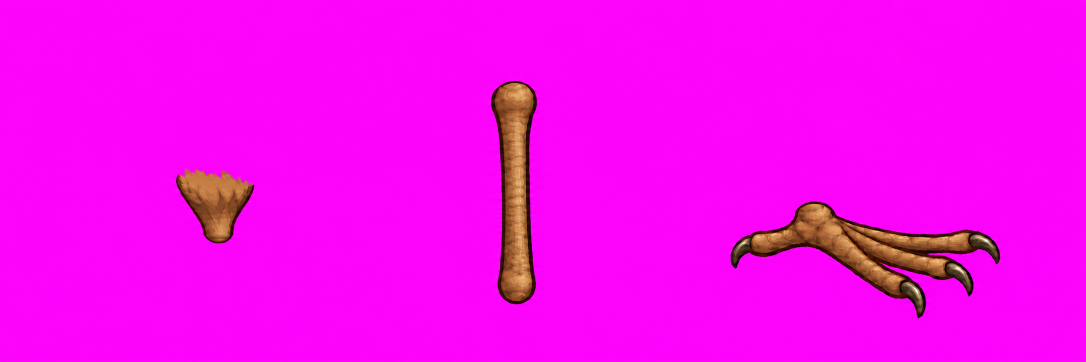
#> input picture design-docs/christmas/animation/parts-prototype/sources/robin-legs-sheet.png, 2172 x 724 px (shown at 1/2 size)
$ python legs.py
#> lines starting #> are read from the running program, lines starting #| are printed output that depends on the picture
### design-docs/art.py
"""Shared steps for exporting seasonal theme art (see halloween/README.md).

Each theme's export.py imports this: key the flat magenta background out with
alpha from min(R,B) - G ramping between 60 and 140 and a half-strength
despill, crop to the art plus a margin, split pose sheets at their empty
column (or row) runs, measure a feature (an eye) to put sheets drawn at
different sizes on one scale, and write WebP, keeping each picture's
outline, which write_outlines gives the theme as outlines.ts for the rigs'
footprint checks. EyeScale holds one animal's pictures on that scale and
prints where each part sat in its reference.

The scripts pin their libraries: Pillow 13 writes a few pixels of some
pictures differently, so the shipped WebPs would no longer be reproduced.
"""
from collections import deque
from collections.abc import Callable
from dataclasses import dataclass
from pathlib import Path
import subprocess
import tempfile

import numpy as np
from PIL import Image

MARGIN = 6

Mask = Callable[[np.ndarray], np.ndarray]
# Finds where a part sits in a whole (its top left), as by_colour does.
Placer = Callable[[np.ndarray, np.ndarray], tuple[int, int]]
Size = tuple[int, int]
# A line across a neck (drawing units), nape side to throat side.
Line = tuple[tuple[float, float], tuple[float, float]]


def keyed(path: Path) -> np.ndarray:
    rgb = np.asarray(Image.open(path).convert('RGB')).astype(np.float32)
    r, g, b = rgb[..., 0], rgb[..., 1], rgb[..., 2]
    spill = np.minimum(r, b) - g
    alpha = 1 - np.clip((spill - 60) / 80, 0, 1)
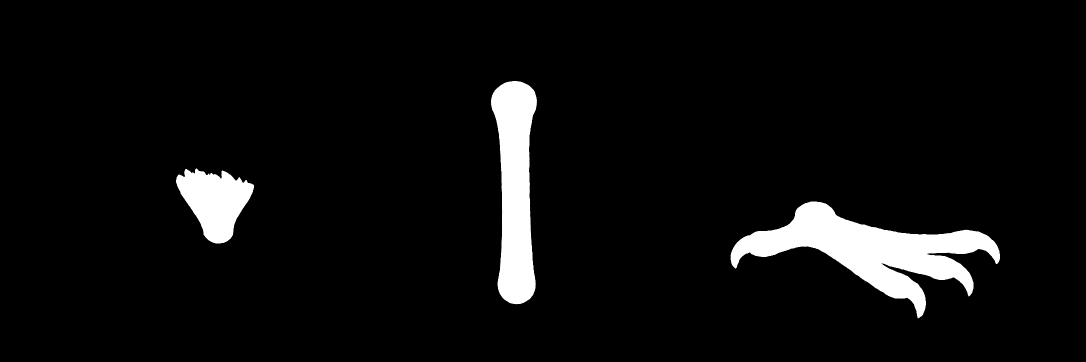
#> alpha: shape (724, 2172) float32 (shown at 1/2 size); min 0, max 1, mean 0.0548
    excess = np.maximum(spill, 0) * 0.5
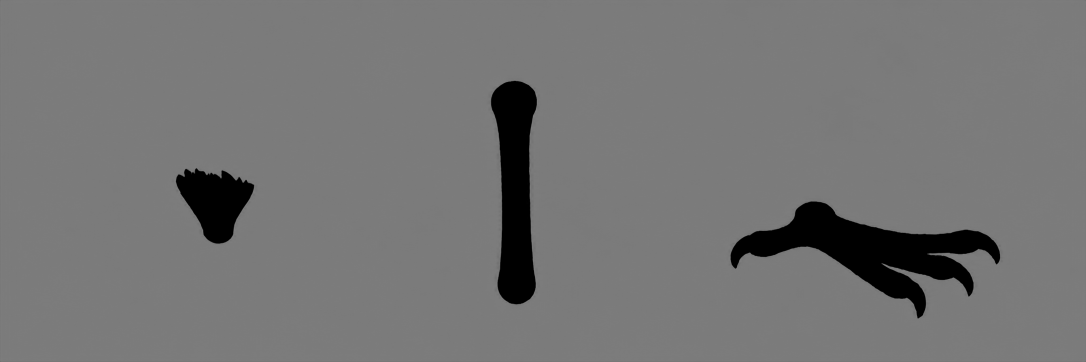
#> excess: shape (724, 2172) float32 (shown at 1/2 size); min 0, max 127.5, mean 116.5
    out = np.dstack([r - excess, g, b - excess, alpha * 255])
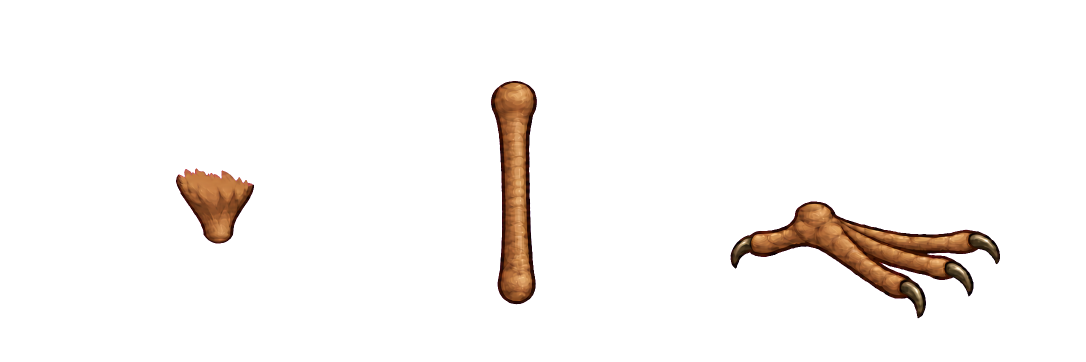
#> out: shape (724, 2172, 4) float32 (shown at 1/2 size); mean of channels 0, 1, 2, 3 128.4, 8, 123.2, 14; transparent parts drawn white
    return np.clip(out, 0, 255).astype(np.uint8)


def crop(rgba: np.ndarray) -> np.ndarray:
    ys, xs = np.nonzero(rgba[..., 3] > 8)
    return rgba[max(0, ys.min() - MARGIN):ys.max() + MARGIN + 1, max(0, xs.min() - MARGIN):xs.max() + MARGIN + 1]


# [32 lines left out: functions crop_origin, poses, fill_only, not called in this run]


def rows(rgba: np.ndarray, count: int) -> list[np.ndarray]:
    """Split a sheet of count pieces, top to bottom, the same way."""
    return [p.transpose(1, 0, 2) for p in poses(rgba.transpose(1, 0, 2), count)]


# [26 lines left out: functions blob, feature, not called in this run]


def lum(rgba: np.ndarray) -> np.ndarray:
    return rgba[..., :3].astype(np.float32) @ np.array([0.299, 0.587, 0.114], dtype=np.float32)


def opaque(rgba: np.ndarray) -> np.ndarray:
    return rgba[..., 3] > 128


def ground(rgba: np.ndarray) -> int:
    """The lowest row anything stands on: the last with an opaque pixel."""
    return int(np.nonzero(opaque(rgba).any(axis=1))[0].max())


# [4 lines left out: function pale, not called in this run]


def rescaled(rgba: np.ndarray, k: float) -> np.ndarray:
    img = Image.fromarray(rgba, 'RGBA')
    return np.asarray(img.resize((round(img.width * k), round(img.height * k)), Image.LANCZOS))


# Given a part, what a window of the whole the same size as it scores: the
# higher, the better the part fits there.
Score = Callable[[np.ndarray], Callable[[np.ndarray], float]]


# [50 lines left out: functions search, place, _correlate, by_colour, not called in this run]


# How many sides a picture's outline has: one along each of this many
# directions, evenly turned, the four square to its box among them.
SIDES = 16
# Every picture export writes, by the folder it went to: its outline.
OUTLINES: dict[Path, dict[str, str]] = {}


# [80 lines left out: functions outline, short, write_outlines, export, export_with_fur, knobbed, not called in this run]


def ramp(t: np.ndarray) -> np.ndarray:
    t = np.clip(t, 0, 1)
    return t * t * (3 - 2 * t)


# [4 lines left out: function faded, not called in this run]


# How far before the wrist (toward the shoulder) an arm piece starts to fade
# out, and how far past it it is gone, in drawing units.
WRIST_KEPT = 0.5
WRIST_GONE = 0.7


# [42 lines left out: functions wristed, inside, across, grid, not called in this run]


@dataclass(frozen=True)
class Neck:
    """Where a bird's neck is parted from its body and its head, so the
    feathers between can be cut into a piece of their own that the rig
    stretches from the body to wherever the head goes: a line across it
    each (drawing units, nape side to throat side). The body is cut off at
    the lower line and outlined along it, line thick (the drawings'
    outlines) in their ink; the head is kept to the upper line and fades
    out past it over soft. The neck piece is what lies between, cut from
    the body and head laid together where they sat, sides across, running
    on under under the head. Its fur runs back over the body's new outline
    and fades out over run; outlined, it runs back as far again and is
    outlined where it ends, so the neck turned out from under the body has
    an outlined base. Fur is what is lighter than ink by fur's first
    (luminance), fully so fur's second above it. Parts are laid together at
    work pixels a unit, on a canvas size units across. ends: the neck runs
    back under the body only along the body's line, between its ends, so
    nothing of it lies under the body beyond them to swing out over the
    back when the neck nods about the line's nape end. bare: the body's cut
    is not outlined within that many drawing units of its silhouette, where
    its own outline already runs, so no stub of the cut's outline stands
    out at the back or the breast once the neck has moved off its ends."""
    body: Line
    head: Line
    sides: tuple[float, float]
    ink: tuple[int, int, int]
    size: tuple[int, int]
    soft: float = 0.7
    under: float = 0.3
    line: float = 0.22
    run: float = 0.6
    fur: tuple[float, float] = (30, 25)
    work: int = 48
    ends: bool = False
    bare: float = 0

    # [86 lines left out: functions inked, feathers, body_cut, head_kept, laid, pieces and 1 more, not called in this run]


def cut(rgba: np.ndarray, names: list) -> dict:
    """A sheet split into its named pieces, left to right, each cropped."""
    return dict(zip(names, (crop(p) for p in poses(rgba, len(names)))))


class EyeScale:
    """One animal's pictures put on one scale, the eye's (the one feature
    every pose shares), so every pose is the same animal: its eye is eye
    drawing units across, written at res file pixels per unit, and the
    theme's rig sets how big a unit is on the page. eyes says where each
    sheet's eye is (source pixels, measured by eye). Drawing units are the
    reference's, moved by margin so a frame round it has a margin. measure
    says how big the feature is in a sheet, given where it is: feature (a
    dark blob) by default, or another where an eye cannot be told from the
    fur round it (a bumblebee's, in its black head) or than which only a
    darker blob counts (a brown hawk's: feature with a lower dark_below).
    Given middle (where the feature's middle is in a sheet, source pixels,
    given its seed), the reference and each key pose also print where
    their eye is, which the lab lines up with the rig's."""

    # [6 lines left out: function __init__, not called in this run]

    def px(self, sheet: str, seed: tuple[int, int] | None = None) -> float:
        """The eye's size in a sheet's own pixels."""
        return self.measure(self.here / sheet, seed or self.eyes[sheet])

    def on_eye(self, sheet: str) -> float:
        """File pixels to each of a sheet's pixels."""
        return self.eye / self.px(sheet) * self.res

    def per_unit(self) -> float:
        """The reference's pixels to each drawing unit."""
        return self.px(self.standing_sheet) / self.eye

    def units(self, size: Size) -> str:
        return f'{size[0] / self.res:.2f}x{size[1] / self.res:.2f}'

    # [49 lines left out: functions spot, eye_at, reference, key_poses, placed, not called in this run]

    def find(self, part: np.ndarray, mask: Mask | Placer) -> tuple[int, int]:
        """Where a part, grown onto the reference's pixels, sits in it."""
        return by_colour(part, self.standing) if mask is by_colour else place(part, self.standing, mask=mask)

    # [20 lines left out: functions parts, bar, foot, not called in this run]

### design-docs/christmas/animation/parts-prototype/legs.py
# /// script
# dependencies = ["pillow==12.3.0", "numpy==2.5.4"]
# ///
"""Cuts the standing legs' pieces out of sources/robin-legs-sheet.png.
Run: uv run design-docs/christmas/animation/parts-prototype/legs.py, then prepare.mjs.

The sheet (magenta keyed out by ../../../art.py) draws the near leg as three
pieces standing straight: the drumstick's feathered end, the bare tarsus
and the toes. Each is turned to the angle its bone stands at in the robin
at rest, written as a transparent source beside the others (sources/leg-
near-*.png, and the far leg's, a shade darker), and registered by its joint:
sources/legs-registration.json says where in each source its joint and a
second point along it are, and how far apart they are in the robin's
units, so prepare.mjs places it with the root on its joint, as it places
the flight wings; and where each leg's joints are, for the manifest.
"""
import json
import math
from pathlib import Path
import sys

sys.path.insert(0, str(Path(__file__).resolve().parents[3]))
from art import keyed  # noqa: E402
import numpy as np  # noqa: E402
from PIL import Image  # noqa: E402

HERE = Path(__file__).resolve().parent
SOURCES = HERE / 'sources'
# The robin's units per sheet pixel: the toes as wide (rear claw to front
# claw, 538 pixels) as the one-piece legs' toes were, 12.4 units.
SCALE = 12.4 / 538
# The far leg is the near one a shade darker, as its one-piece drawing was
# against the near one's (its fill 0.8 of the near's).
FAR = 0.8
# Each piece's columns in the sheet, its joint (where the bone above or
# below meets it) and a second point along its bone, in sheet pixels,
# measured by eye: the drumstick from the ankle, its rounded end, up to its
# top; the tarsus from its knob at the ankle down to its end at the toes;
# the toes from the pad the tarsus comes down on, forward.
PIECES = {
    'drumstick': {'columns': (300, 600), 'root': (437, 470), 'tip': (430, 350)},
    'tarsus': {'columns': (900, 1150), 'root': (1027, 195), 'tip': (1032, 575)},
    'toes': {'columns': (1400, 2060), 'root': (1627, 435), 'tip': (1727, 435)},
}
# Where each leg's bones stand at rest, in the robin's units (the manifest's
# joints): the knee in the belly, the ankle where the tarsus leaves it, the
# toes' pad. The tarsus keeps the one-piece legs' slope, and the pad is set
# so the claws come down where theirs did.
LEGS = {
    'near': {'knee': (67.17, 78.86), 'ankle': (60.12, 88.93), 'toes': (63.51, 97.0)},
    'far': {'knee': (80.45, 77.68), 'ankle': (73.4, 87.75), 'toes': (76.34, 96.0)},
}
# Each piece's bone, from its joint: the drumstick up from the ankle to the
# knee, the tarsus down from the ankle to the toes; the toes lie as drawn.
BONES = {'drumstick': ('ankle', 'knee'), 'tarsus': ('ankle', 'toes'), 'toes': None}
PAD = 200


def angle(a: tuple[float, float], b: tuple[float, float]) -> float:
    return math.degrees(math.atan2(b[1] - a[1], b[0] - a[0]))


def turned(art: np.ndarray, root: tuple[float, float], tip: tuple[float, float], by: float) -> tuple[np.ndarray, tuple[float, float], tuple[float, float]]:
    """The piece turned by degrees (clockwise as drawn, y down) about its
    joint on a canvas with room round it, and where its two points are."""
    h, w = art.shape[:2]
    canvas = np.zeros((h + 2 * PAD, w + 2 * PAD, 4), np.uint8)
    canvas[PAD:PAD + h, PAD:PAD + w] = art
    r = (root[0] + PAD, root[1] + PAD)
    img = Image.fromarray(canvas, 'RGBA').rotate(-by, resample=Image.BICUBIC, center=r)
    t = math.radians(by)
    dx, dy = tip[0] - root[0], tip[1] - root[1]
    return np.asarray(img), r, (r[0] + dx * math.cos(t) - dy * math.sin(t), r[1] + dx * math.sin(t) + dy * math.cos(t))


def main() -> None:
    sheet = keyed(SOURCES / 'robin-legs-sheet.png')
    registration = {'joints': {f'{side}{joint.title()}': list(at) for side, joints in LEGS.items() for joint, at in joints.items()}, 'parts': {}}
    for side, joints in LEGS.items():
        for name, piece in PIECES.items():
            a, b = piece['columns']
            art = sheet[:, a:b].copy()
            # The faint key left in the background (art.py crops at it too).
            art[art[..., 3] <= 8] = 0
            root, tip = (piece['root'][0] - a, piece['root'][1]), (piece['tip'][0] - a, piece['tip'][1])
            bone = BONES[name]
            by = angle(joints[bone[0]], joints[bone[1]]) - angle(root, tip) if bone else 0.0
            art, root, tip = turned(art, root, tip, by)
            if side == 'far':
                art = art.copy()
                art[..., :3] = (art[..., :3] * FAR).astype(np.uint8)
            ys, xs = np.nonzero(art[..., 3] > 2)
            art = art[:ys.max() + PAD // 2, :xs.max() + PAD // 2]
            file = f'leg-{side}-{name}.png'
            Image.fromarray(art, 'RGBA').save(SOURCES / file)
            span = math.hypot(tip[0] - root[0], tip[1] - root[1]) * SCALE
            registration['parts'][f'leg-{side}-{name}'] = {
                'source': file, 'rootSource': [round(root[0], 2), round(root[1], 2)], 'tipSource': [round(tip[0], 2), round(tip[1], 2)],
                'projectedSpan': round(span, 4), 'pivot': list(joints['ankle' if name != 'toes' else 'toes']),
            }
            print(f'leg-{side}-{name}: turned {by:.1f} degrees, {span:.2f} units joint to point')
#> this loop made 2 passes
#> pass 1, in main, `Image.fromarray(art, 'RGBA').save(SOURCES / file)`:
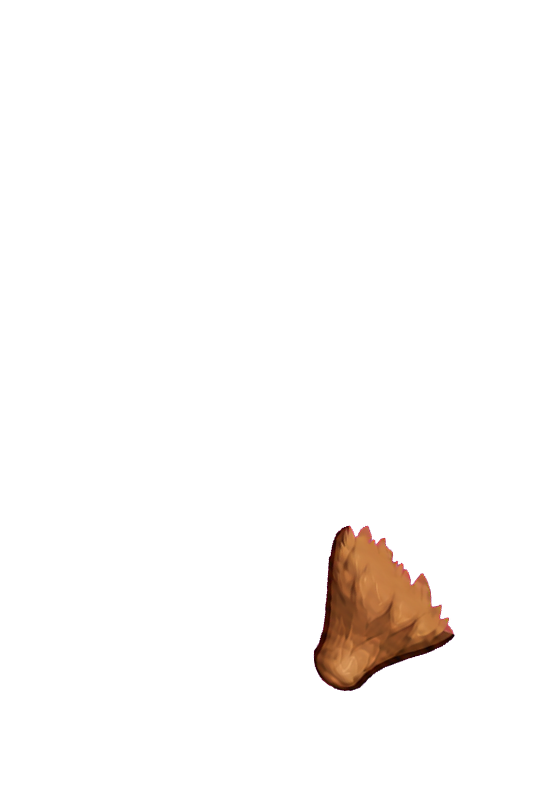
#> saved as leg-near-drumstick.png: PIL image 554x792 RGBA; mean R, G, B, A 4.9, 2.8, 1.6, 8.1; transparent parts drawn white
#> pass 1, in turned (call 2), `img = Image.fromarray(canvas, 'RGBA').rotate(-by, resample=Image.BICUB..`:
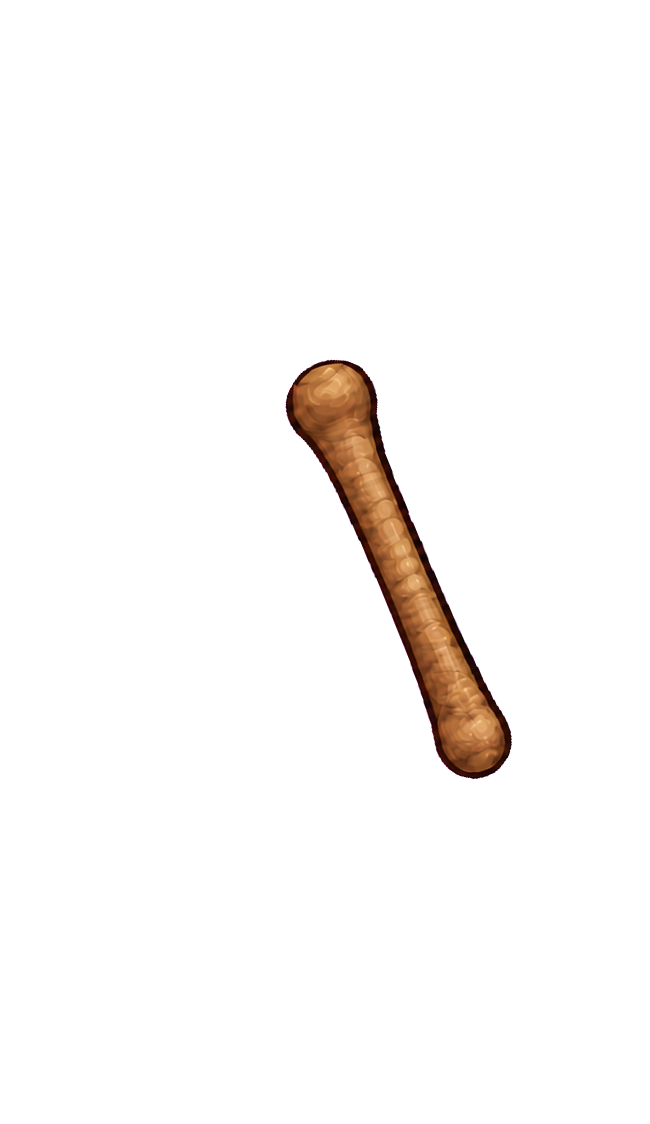
#> img: PIL image 650x1124 RGBA; mean R, G, B, A 5.5, 3.3, 1.9, 9.9; transparent parts drawn white
#> pass 1, in main, `Image.fromarray(art, 'RGBA').save(SOURCES / file)`:
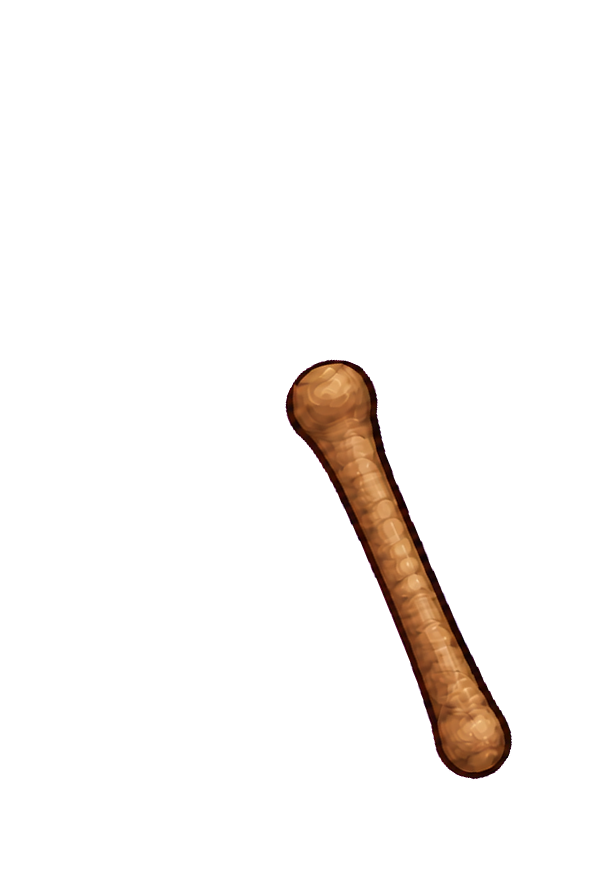
#> saved as leg-near-tarsus.png: PIL image 611x880 RGBA; mean R, G, B, A 7.5, 4.5, 2.5, 13.4; transparent parts drawn white
#> after the loop:
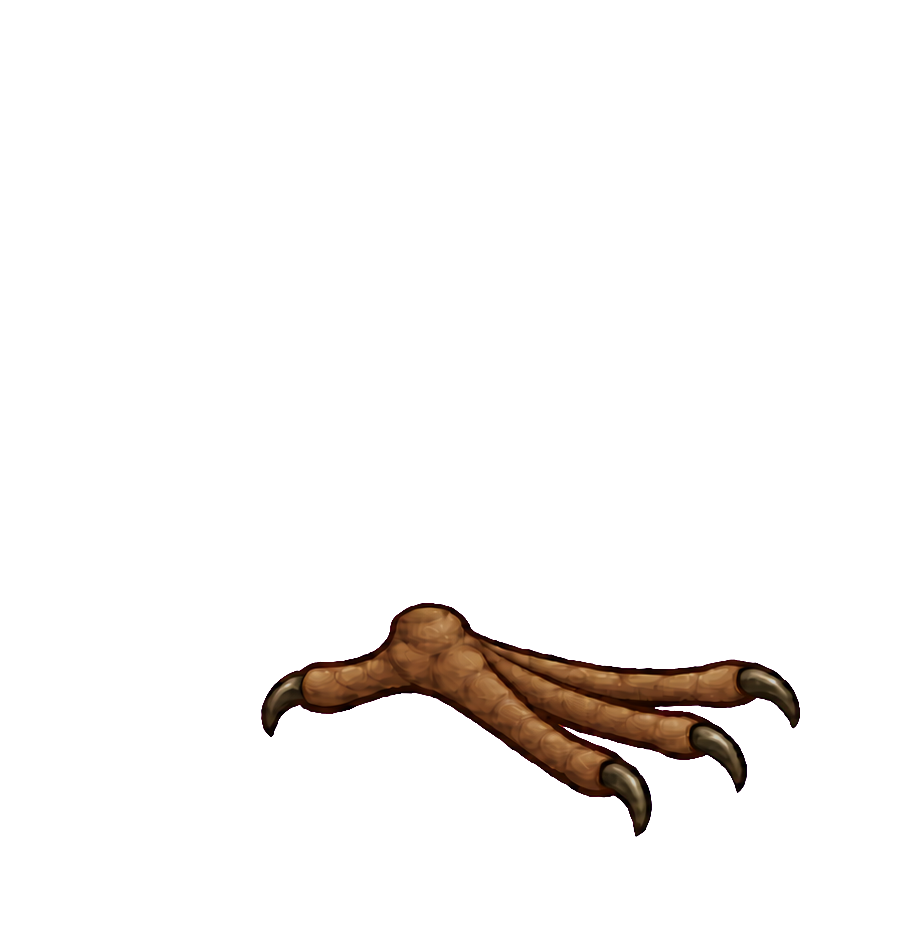
#> art: shape (936, 899, 4); mean of channels 0, 1, 2, 3 5.2, 3.1, 1.7, 13.3; transparent parts drawn white
#> after the loop, registration = 2 items
    (SOURCES / 'legs-registration.json').write_text(json.dumps(registration, indent=2) + '\n')


if __name__ == '__main__':
    main()
